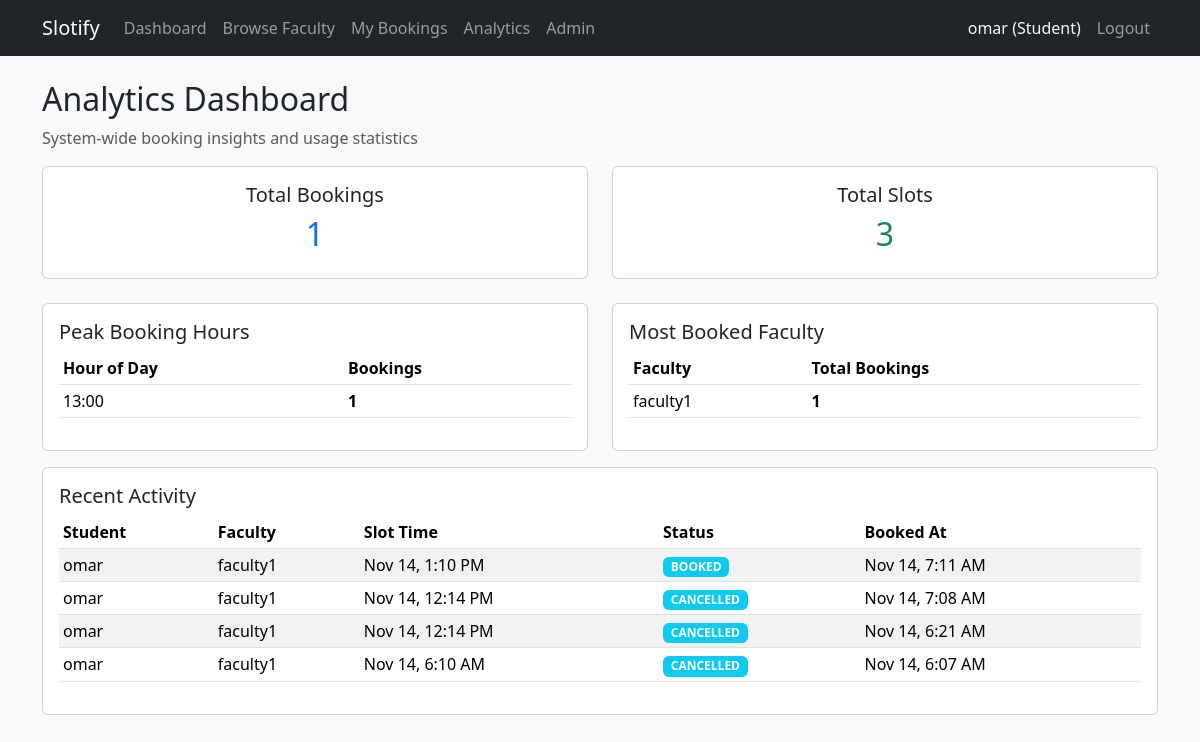
Page /analytics/ (signed in) on the committed database.
### accounts/models.py (models this page shows, shortened)
class User(AbstractUser):
    class Role(models.TextChoices):
        STUDENT = "STUDENT", "Student"
        FACULTY = "FACULTY", "Faculty"
        ADMIN = "ADMIN", "Admin"
    role = models.CharField(
        max_length=20,
        choices=Role.choices,
        default=Role.STUDENT,
    )
    department = models.CharField(max_length=100, blank=True)
    def is_student(self) -> bool:
        return self.role == self.Role.STUDENT

### scheduling/models.py (models this page shows, shortened)
class Booking(models.Model):
    class Status(models.TextChoices):
        BOOKED = "BOOKED", "Booked"
        CANCELLED = "CANCELLED", "Cancelled"
        COMPLETED = "COMPLETED", "Completed"
        NO_SHOW = "NO_SHOW", "No Show"
    slot = models.ForeignKey(
        Slot,
        on_delete=models.CASCADE,
        related_name="bookings",
    )
    student = models.ForeignKey(
        User,
        on_delete=models.CASCADE,
        related_name="bookings",
    )
    status = models.CharField(
        max_length=20,
        choices=Status.choices,
        default=Status.BOOKED,
    )
    created_at = models.DateTimeField(auto_now_add=True)
    updated_at = models.DateTimeField(auto_now=True)

class Slot(models.Model):
    class Status(models.TextChoices):
        AVAILABLE = "AVAILABLE", "Available"
        BLOCKED = "BLOCKED", "Blocked"
        CANCELLED = "CANCELLED", "Cancelled"
        PAST = "PAST", "Past"
    faculty = models.ForeignKey(
        User,
        on_delete=models.CASCADE,
        related_name="slots",
    )
    start_time = models.DateTimeField()
    end_time = models.DateTimeField()
    location = models.CharField(max_length=255)
    max_students = models.PositiveIntegerField(default=1)
    status = models.CharField(
        max_length=20,
        choices=Status.choices,
        default=Status.AVAILABLE,
    )
    created_at = models.DateTimeField(auto_now_add=True)
    updated_at = models.DateTimeField(auto_now=True)

### analytics/views.py (the view)
# urls.py: path("", analytics_dashboard, name="analytics_dashboard"),
@login_required
def analytics_dashboard(request):
    total_bookings = Booking.objects.filter(status=Booking.Status.BOOKED).count()
    total_slots = Slot.objects.count()
    peak_hours_data = (
        Booking.objects.filter(status=Booking.Status.BOOKED)
        .annotate(hour=ExtractHour('slot__start_time'))
        .values('hour')
        .annotate(count=Count('id'))
        .order_by('-count')[:5]
    )
    top_faculty = (
        User.objects.filter(role=User.Role.FACULTY)
        .annotate(booking_count=Count('slots__bookings', filter=Q(slots__bookings__status=Booking.Status.BOOKED)))
        .order_by('-booking_count')[:5]
    )
    recent_bookings = Booking.objects.select_related('student', 'slot__faculty').order_by('-created_at')[:10]
    context = {
        'total_bookings': total_bookings,
        'total_slots': total_slots,
        'peak_hours': peak_hours_data,
        'top_faculty': top_faculty,
        'recent_bookings': recent_bookings,
    }
    return render(request, "analytics/dashboard.html", context)

### templates/analytics/dashboard.html
{% extends "base.html" %}
{% block content %}
<h2>Analytics Dashboard</h2>
<p class="text-muted">System-wide booking insights and usage statistics</p>
<div class="row mb-4">
  <div class="col-md-6">
    <div class="card text-center">
      <div class="card-body">
        <h5 class="card-title">Total Bookings</h5>
        <h2 class="text-primary">{{ total_bookings }}</h2>
      </div>
    </div>
  </div>
  <div class="col-md-6">
    <div class="card text-center">
      <div class="card-body">
        <h5 class="card-title">Total Slots</h5>
        <h2 class="text-success">{{ total_slots }}</h2>
      </div>
    </div>
  </div>
</div>
<div class="row">
  <div class="col-md-6 mb-3">
    <div class="card">
      <div class="card-body">
        <h5 class="card-title">Peak Booking Hours</h5>
        {% if peak_hours %}
          <table class="table table-sm">
            <thead>
              <tr><th>Hour of Day</th><th>Bookings</th></tr>
            </thead>
            <tbody>
              {% for entry in peak_hours %}
                <tr>
                  <td>{{ entry.hour }}:00</td>
                  <td><strong>{{ entry.count }}</strong></td>
                </tr>
              {% endfor %}
            </tbody>
          </table>
        {% else %}
          <p class="text-muted">No booking data yet.</p>
        {% endif %}
      </div>
    </div>
  </div>
  <div class="col-md-6 mb-3">
    <div class="card">
      <div class="card-body">
        <h5 class="card-title">Most Booked Faculty</h5>
        {% if top_faculty %}
          <table class="table table-sm">
            <thead>
              <tr><th>Faculty</th><th>Total Bookings</th></tr>
            </thead>
            <tbody>
              {% for f in top_faculty %}
                <tr>
                  <td>{{ f.username }}</td>
                  <td><strong>{{ f.booking_count }}</strong></td>
                </tr>
              {% endfor %}
            </tbody>
          </table>
        {% else %}
          <p class="text-muted">No faculty data yet.</p>
        {% endif %}
      </div>
    </div>
  </div>
</div>
<div class="row">
  <div class="col-12">
    <div class="card">
      <div class="card-body">
        <h5 class="card-title">Recent Activity</h5>
        {% if recent_bookings %}
          <table class="table table-sm table-striped">
            <thead>
              <tr><th>Student</th><th>Faculty</th><th>Slot Time</th><th>Status</th><th>Booked At</th></tr>
            </thead>
            <tbody>
              {% for b in recent_bookings %}
                <tr>
                  <td>{{ b.student.username }}</td>
                  <td>{{ b.slot.faculty.username }}</td>
                  <td>{{ b.slot.start_time|date:"M d, g:i A" }}</td>
                  <td><span class="badge bg-info">{{ b.status }}</span></td>
                  <td>{{ b.created_at|date:"M d, g:i A" }}</td>
                </tr>
              {% endfor %}
            </tbody>
          </table>
        {% else %}
          <p class="text-muted">No recent bookings.</p>
        {% endif %}
      </div>
    </div>
  </div>
</div>
{% endblock %}

### templetes/base.html (shortened to what this page needs)
<!DOCTYPE html>
<html>
  <head>
    <link rel="stylesheet" href="https://cdn.jsdelivr.net/npm/bootstrap@5.3.2/dist/css/bootstrap.min.css" />
  </head>
  <body class="bg-light">
    <nav class="navbar navbar-expand-lg navbar-dark bg-dark mb-4">
      <div class="container">
        <a class="navbar-brand" href="/">Slotify</a>
        <div class="collapse navbar-collapse" id="navbarNav">
          <ul class="navbar-nav me-auto">
            {% if user.is_authenticated %}
              {% if user.is_student %}
                <li class="nav-item"><a class="nav-link" href="{% url 'student_dashboard' %}">Dashboard</a></li>
                <li class="nav-item"><a class="nav-link" href="{% url 'faculty_list' %}">Browse Faculty</a></li>
                <li class="nav-item"><a class="nav-link" href="{% url 'student_bookings_list' %}">My Bookings</a></li>
              {% elif user.is_faculty %}
                <li class="nav-item"><a class="nav-link" href="{% url 'faculty_dashboard' %}">Dashboard</a></li>
                <li class="nav-item"><a class="nav-link" href="{% url 'faculty_slots_list' %}">My Slots</a></li>
                <li class="nav-item"><a class="nav-link" href="{% url 'faculty_slot_create' %}">Create Slot</a></li>
              {% endif %}
              {% if user.is_staff %}
                <li class="nav-item"><a class="nav-link" href="{% url 'analytics_dashboard' %}">Analytics</a></li>
                <li class="nav-item"><a class="nav-link" href="/admin/">Admin</a></li>
              {% endif %}
            {% endif %}
          </ul>
          <ul class="navbar-nav ms-auto">
            {% if user.is_authenticated %}
              <li class="nav-item"><span class="nav-link text-light">{{ user.username }} ({{ user.get_role_display }})</span></li>
              <li class="nav-item"><a class="nav-link" href="{% url 'logout' %}">Logout</a></li>
            {% else %}
              <li class="nav-item"><a class="nav-link" href="{% url 'login' %}">Login</a></li>
            {% endif %}
          </ul>
        </div>
      </div>
    </nav>
    <main class="container">
      {% block content %}{% endblock %}
    </main>
  </body>
</html>

### rows in the picture
User: username "omar", role "Student"
User: username "faculty1", booking_count "1"
Booking: student.username "omar", slot.faculty.username "faculty1", slot.start_time "Nov 14, 1:10 PM", status "BOOKED", created_at "Nov 14, 7:11 AM"
Booking: student.username "omar", slot.faculty.username "faculty1", slot.start_time "Nov 14, 12:14 PM", status "CANCELLED", created_at "Nov 14, 7:08 AM"
Booking: student.username "omar", slot.faculty.username "faculty1", slot.start_time "Nov 14, 12:14 PM", status "CANCELLED", created_at "Nov 14, 6:21 AM"
Booking: student.username "omar", slot.faculty.username "faculty1", slot.start_time "Nov 14, 6:10 AM", status "CANCELLED", created_at "Nov 14, 6:07 AM"

### other values in the picture
{{ total_bookings }} "1"
{{ total_slots }} "3"
{{ entry.hour }} "13"
{{ entry.count }} "1"
